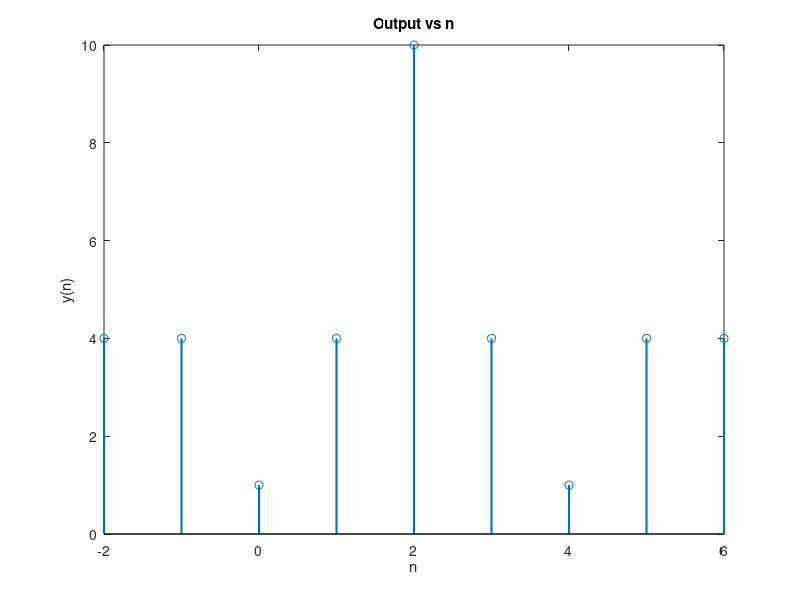

Here is the MATLAB script that generated this plot:
clc;
clear all;
close all;

x = [2 1 0 1 2];
h = [2 1 0 1 2];

y = conv(x,h);
t = -2:6; 

stem(t,y,'linewidth', 1.5)
title('Output vs n')
xlabel('n')
ylabel('y(n)')